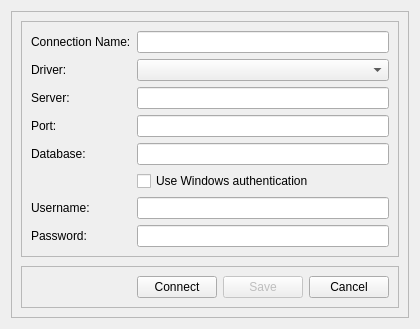
<?xml version="1.0" encoding="UTF-8"?>
<ui version="4.0">
 <class>odbc_dialog</class>
 <widget class="QWidget" name="odbc_dialog">
  <property name="geometry">
   <rect>
    <x>0</x>
    <y>0</y>
    <width>420</width>
    <height>329</height>
   </rect>
  </property>
  <property name="windowTitle">
   <string>ODBC Connection</string>
  </property>
  <layout class="QVBoxLayout" name="odbc_dialog_layout">
   <item>
    <widget class="QFrame" name="main_frame">
     <property name="frameShape">
      <enum>QFrame::StyledPanel</enum>
     </property>
     <property name="frameShadow">
      <enum>QFrame::Raised</enum>
     </property>
     <layout class="QVBoxLayout" name="main_frame_layout">
      <item>
       <widget class="QFrame" name="form_frame">
        <property name="frameShape">
         <enum>QFrame::StyledPanel</enum>
        </property>
        <property name="frameShadow">
         <enum>QFrame::Raised</enum>
        </property>
        <layout class="QFormLayout" name="form_frame_layout">
         <item row="1" column="0">
          <widget class="QLabel" name="driver_label">
           <property name="text">
            <string>Driver:</string>
           </property>
          </widget>
         </item>
         <item row="2" column="0">
          <widget class="QLabel" name="server_label">
           <property name="text">
            <string>Server:</string>
           </property>
          </widget>
         </item>
         <item row="2" column="1">
          <widget class="QLineEdit" name="server_line_edit"/>
         </item>
         <item row="3" column="0">
          <widget class="QLabel" name="port_label">
           <property name="text">
            <string>Port:</string>
           </property>
          </widget>
         </item>
         <item row="3" column="1">
          <widget class="QLineEdit" name="port_line_edit"/>
         </item>
         <item row="4" column="0">
          <widget class="QLabel" name="database_label">
           <property name="text">
            <string>Database:</string>
           </property>
          </widget>
         </item>
         <item row="4" column="1">
          <widget class="QLineEdit" name="database_line_edit"/>
         </item>
         <item row="6" column="0">
          <widget class="QLabel" name="username_label">
           <property name="text">
            <string>Username:</string>
           </property>
          </widget>
         </item>
         <item row="6" column="1">
          <widget class="QLineEdit" name="username_line_edit"/>
         </item>
         <item row="7" column="0">
          <widget class="QLabel" name="password_label">
           <property name="text">
            <string>Password:</string>
           </property>
          </widget>
         </item>
         <item row="7" column="1">
          <widget class="QLineEdit" name="password_line_edit">
           <property name="echoMode">
            <enum>QLineEdit::Password</enum>
           </property>
          </widget>
         </item>
         <item row="1" column="1">
          <widget class="QComboBox" name="driver_combo_box"/>
         </item>
         <item row="0" column="1">
          <widget class="QLineEdit" name="connection_name_line_edit"/>
         </item>
         <item row="0" column="0">
          <widget class="QLabel" name="connection_name_label">
           <property name="text">
            <string>Connection Name:</string>
           </property>
          </widget>
         </item>
         <item row="5" column="1">
          <widget class="QCheckBox" name="windows_auth_check_box">
           <property name="text">
            <string>Use Windows authentication</string>
           </property>
          </widget>
         </item>
        </layout>
       </widget>
      </item>
      <item>
       <spacer name="vertical_spacer">
        <property name="orientation">
         <enum>Qt::Vertical</enum>
        </property>
        <property name="sizeHint" stdset="0">
         <size>
          <width>20</width>
          <height>40</height>
         </size>
        </property>
       </spacer>
      </item>
      <item>
       <widget class="QFrame" name="button_frame">
        <property name="frameShape">
         <enum>QFrame::StyledPanel</enum>
        </property>
        <property name="frameShadow">
         <enum>QFrame::Raised</enum>
        </property>
        <layout class="QHBoxLayout" name="button_frame_layout">
         <item>
          <spacer name="horizontalSpacer">
           <property name="orientation">
            <enum>Qt::Horizontal</enum>
           </property>
           <property name="sizeHint" stdset="0">
            <size>
             <width>116</width>
             <height>20</height>
            </size>
           </property>
          </spacer>
         </item>
         <item>
          <widget class="QPushButton" name="connect_button">
           <property name="text">
            <string>Connect</string>
           </property>
           <property name="shortcut">
            <string>Return</string>
           </property>
          </widget>
         </item>
         <item>
          <widget class="QPushButton" name="save_button">
           <property name="enabled">
            <bool>false</bool>
           </property>
           <property name="text">
            <string>Save</string>
           </property>
           <property name="shortcut">
            <string>Ctrl+S</string>
           </property>
          </widget>
         </item>
         <item>
          <widget class="QPushButton" name="cancel_button">
           <property name="text">
            <string>Cancel</string>
           </property>
           <property name="shortcut">
            <string>Esc</string>
           </property>
          </widget>
         </item>
        </layout>
       </widget>
      </item>
     </layout>
    </widget>
   </item>
  </layout>
 </widget>
 <resources/>
 <connections/>
</ui>
